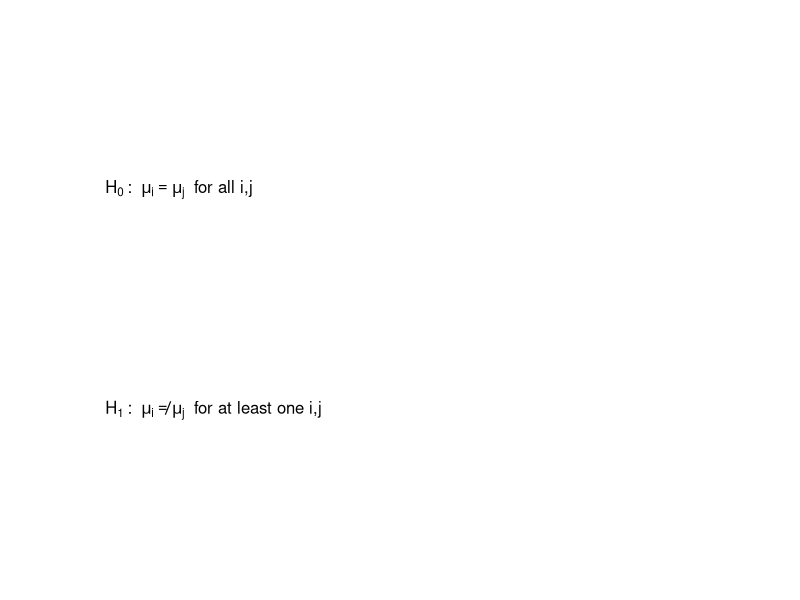
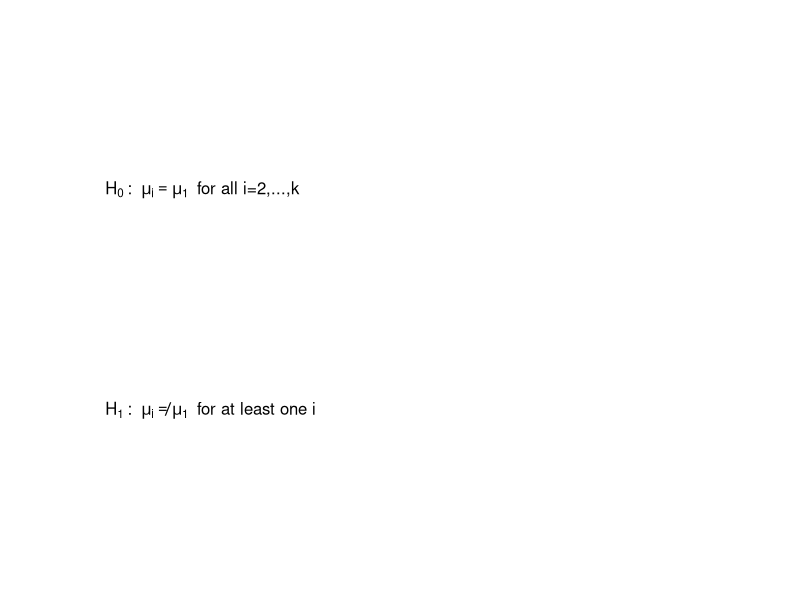
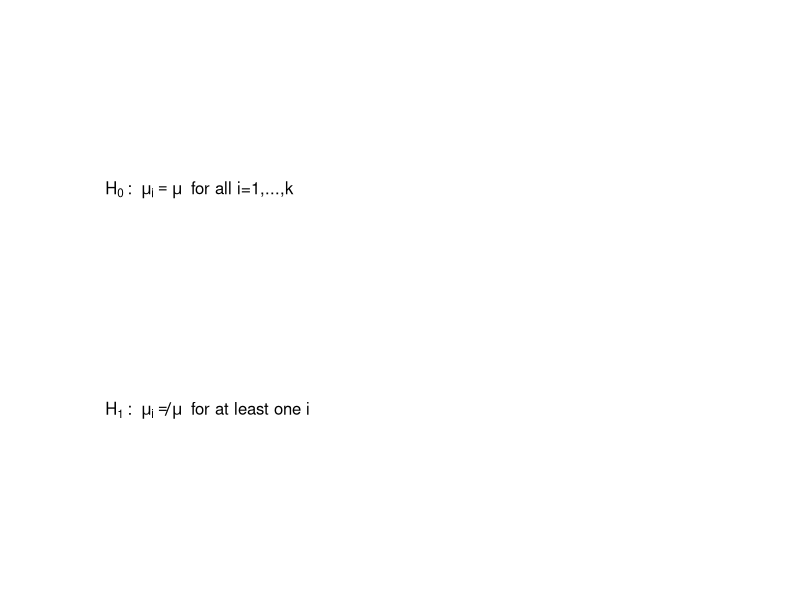

Recreate these plots in R, in order.
## ---- chunk 1
h0 <- bquote(H[0] ~ ": " ~ mu[i] == mu[j] ~ " for all i,j")
h1 <- bquote(H[1] ~ ": " ~ mu[i] != mu[j] ~ " for at least one i,j")
par(mar=rep(0.1, 4))
plot(0:1, 0:1, axes=FALSE, type="n")
text(0.1, 0.7, h0, adj=0)
text(0.1, 0.3, h1, adj=0)
## ---- chunk 2
h0 <- bquote(H[0] ~ ": " ~ mu[i] == mu[1] ~ " for all i=2,...,k")
h1 <- bquote(H[1] ~ ": " ~ mu[i] != mu[1] ~ " for at least one i")
par(mar=rep(0.1, 4))
plot(0:1, 0:1, axes=FALSE, type="n")
text(0.1, 0.7, h0, adj=0)
text(0.1, 0.3, h1, adj=0)
## ---- chunk 3
h0 <- bquote(H[0] ~ ": " ~ mu[i] == mu ~ " for all i=1,...,k")
h1 <- bquote(H[1] ~ ": " ~ mu[i] != mu ~ " for at least one i")
par(mar=rep(0.1, 4))
plot(0:1, 0:1, axes=FALSE, type="n")
text(0.1, 0.7, h0, adj=0)
text(0.1, 0.3, h1, adj=0)
